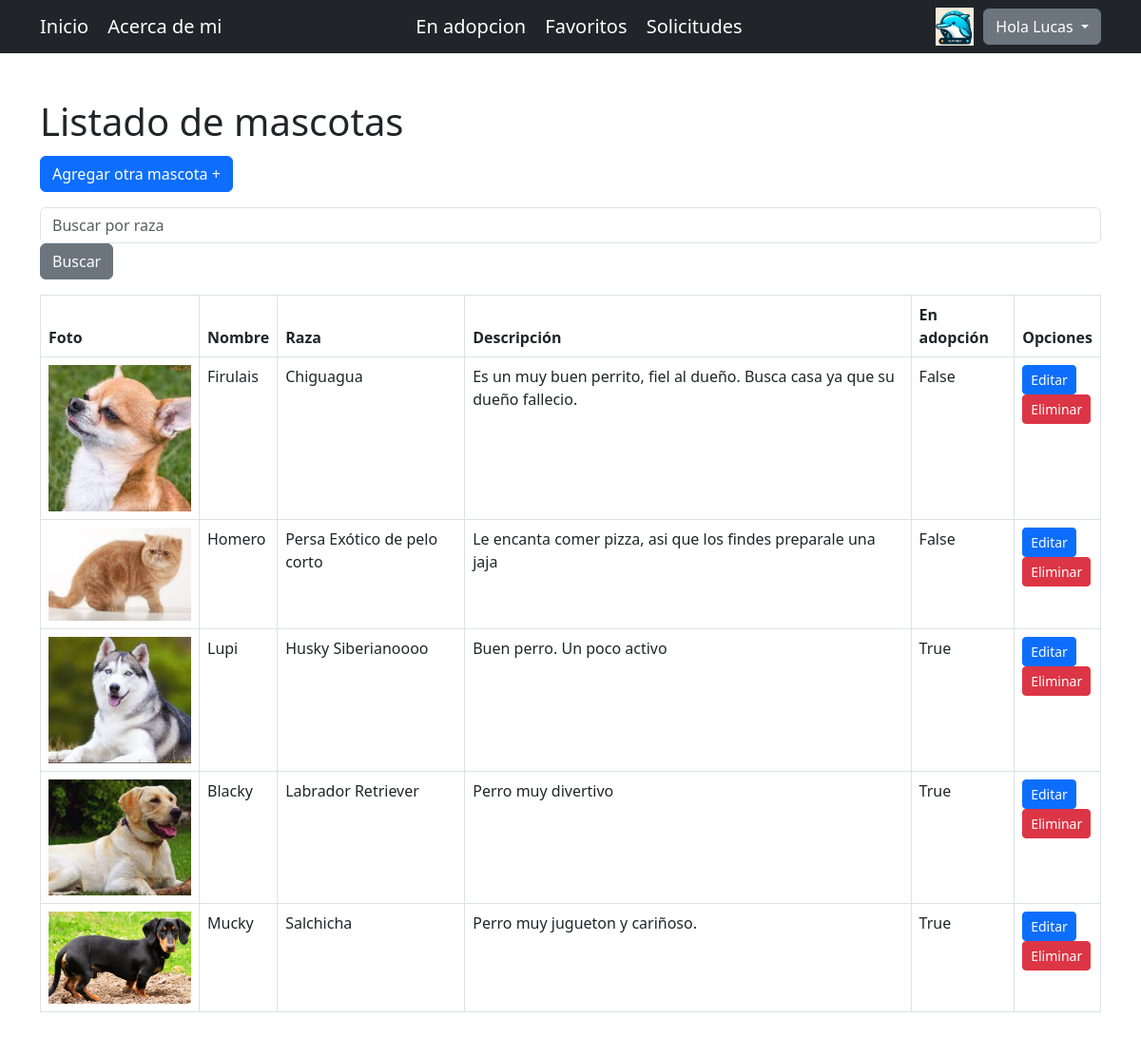
Screenshot of /listar_mascota/ (signed in) with the database file from the repository.
### app_proyecto/models.py (models this page shows, shortened)
class Avatar(models.Model):
    usuario =models.OneToOneField(User, on_delete=models.CASCADE)
    imagen = models.ImageField(upload_to="avatares", null=True, blank=True)

class Mascota(models.Model):
    TIPO = [('PERRO', 'Perro'),('GATO', 'Gato'),('OTRO', 'Otro'),]
    nombre = models.CharField(max_length=50)
    raza = models.ForeignKey(Raza, on_delete=models.CASCADE)
    tipo = models.CharField(max_length=10, choices=TIPO)
    descripcion = models.TextField()
    foto = models.ImageField(upload_to='fotos', null=True, blank=True, default=None)
    disponible = models.BooleanField(default=True)

class Raza(models.Model):
    nombre = models.CharField(max_length=100)
    origen = models.CharField(max_length=100)
    tamanio_promedio = models.CharField(max_length=50)
    esperanza_de_vida = models.IntegerField()
    descripcion = models.TextField()
    def __str__(self):
        return self.nombre

### app_proyecto/views.py (the view)
# urls.py: path("listar_mascota/", listar_mascotas, name="Listar_Mascota"),
@login_required
def listar_mascotas(request):
    filtro = request.GET.get('search', '')
    if filtro:
        mascotas = Mascota.objects.filter(raza__nombre__icontains=filtro)
    else:
        mascotas = Mascota.objects.all()
    return render(request, "mascota/listar_mascota.html", {"mascotas": mascotas})

### app_proyecto/templates/mascota/listar_mascota.html
{% extends "app_proyecto/padre.html" %}
{% load static %}
{% block titulo %}
<h1>Listado de mascotas</h1>
<br><br>
{% endblock %}
{% block contenido %}
<div class="container py-1">
  <a href="{% url 'Crear_Mascota' %}" class="btn btn-primary mb-3">Agregar otra mascota + </a>
  <form method="get" class="form-inline mb-3">
      <input type="text" name="search" placeholder="Buscar por raza" class="form-control mr-2">
      <input type="submit" value="Buscar" class="btn btn-secondary">
  </form>
  <table class="table table-bordered">
      <thead>
          <tr>
              <th scope="col">Foto</th>
              <th scope="col">Nombre</th>
              <th scope="col">Raza</th>
              <th scope="col">Descripción</th>
              <th scope="col">En adopción</th>
              <th scope="col">Opciones</th>
          </tr>
      </thead>
      <tbody>
          {% for valor in mascotas %}
          <tr>
              {% if valor.foto %}
              <td><img src="{{valor.foto.url}}" alt="foto no disponible" style= "max-width: 150px"></td>
              {% else %}
              <td>Foto no disponible</td>
              {% endif %}
              <td>{{valor.nombre}}</td>
              <td>{{valor.raza}}</td>
              <td>{{valor.descripcion}}</td>
              <td>{{valor.disponible}}</td>
              <td>
                  <div><a href="{% url 'Editar_Mascota' valor.id %}" class="btn btn-primary btn-sm">Editar</a></div>
                  <div><a href="{% url 'Eliminar_Mascota' valor.id %}" class="btn btn-danger btn-sm">Eliminar</a></div>
              </td>
          </tr>
          {% endfor %}
      </tbody>
  </table>
</div>
{% endblock %}

### app_proyecto/templates/app_proyecto/padre.html (shortened to what this page needs)
<!DOCTYPE html>
<html lang="es">
<head>
    <link href="https://cdn.jsdelivr.net/npm/bootstrap@5.3.0-alpha1/dist/css/bootstrap.min.css" rel="stylesheet">
</head>
<body>
    <nav class="navbar navbar-dark bg-dark bg-light static-top">
        <div class="container">
            <div class="navbar-brand-group">
                <a class="navbar-brand" href="{% url 'Home' %}">Inicio</a>
                <a class="navbar-brand" href="{% url 'About' %}">Acerca de mi</a>
            </div>
            {% if user.is_authenticated %}
            <div class="navbar-brand-group">
                <a class="navbar-brand" href="{% url 'En_Adopcion' %}">En adopcion</a>
                {% if not request.user.is_superuser %}
                <a class="navbar-brand" href="{% url 'Listar_Favorito' %}">Favoritos</a>
                {% endif %}
                <a class="navbar-brand" href="{% url 'Listar_Solicitud' %}">Solicitudes</a>
            </div>
            <div class="navbar-brand-group d-flex align-items-center">
                <img src="{{user.avatar.imagen.url}}" width="40px" height="40px" alt="default.png" style="margin-right: 10px;">
                <div class="dropdown">
                    <button class="btn btn-secondary dropdown-toggle" type="button" id="dropdownMenuButton" data-bs-toggle="dropdown" aria-expanded="false">
                        Hola {{user.first_name}}
                    </button>
                </div>
            </div>
            {% else %}
            <div class="navbar-brand-group" style="text-align: right;">
                <a class="btn btn-primary" href="{% url 'Registrar' %}">Registrarse</a>
                <a class="btn btn-primary" href="{% url 'Loguin' %}">Iniciar Sesion</a>
            </div>
            {% endif %}
        </div>
    </nav>
<div class="container my-5">
  <div class="row">
    {% block titulo %}
    {% endblock titulo %}
    {% block contenido %}
    {% endblock contenido %}
  </div>
</div>
</body>
</html>

### rows the page displays
Mascota: foto (picture), nombre "Firulais", raza "Chiguagua", descripcion "Es un muy buen perrito, fiel al dueño. Busca casa ya que su dueño fallecio.", disponible "False"
Mascota: foto (picture), nombre "Homero", raza "Persa Exótico de pelo corto", descripcion "Le encanta comer pizza, asi que los findes preparale una jaja", disponible "False"
Mascota: foto (picture), nombre "Lupi", raza "Husky Siberianoooo", descripcion "Buen perro. Un poco activo", disponible "True"
Mascota: foto (picture), nombre "Blacky", raza "Labrador Retriever", descripcion "Perro muy divertivo", disponible "True"
Mascota: foto (picture), nombre "Mucky", raza "Salchicha", descripcion "Perro muy jugueton y cariñoso.", disponible "True"

### other values shown
{{ user.first_name }} "Lucas"
